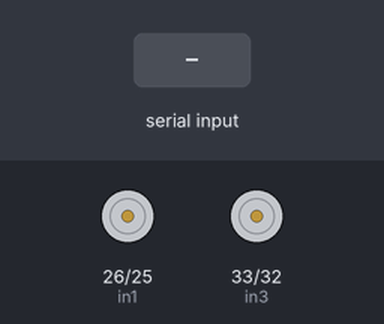
Bench run of a sketch on a simulated ESP32. Shown: motor-driver pin pairs drawn as motors (green arrow = first pin HIGH = forward, orange = second pin HIGH = backward, longer = more drive, scaled by the enable pin). The test bench sets the inputs (shaded band). Nothing arrives over Bluetooth unless stated; what the sketch prints to the serial monitor is not drawn.

Above: at 1.2 s.
1.3 s: "F" received over the second serial link
At 2.2 s:
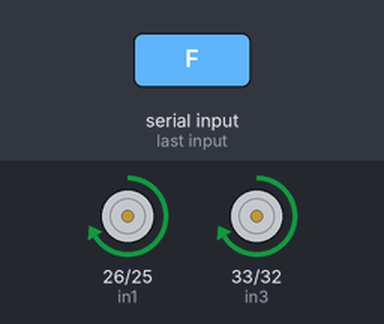
2.8 s: "B" received over the second serial link
At 3.4 s:
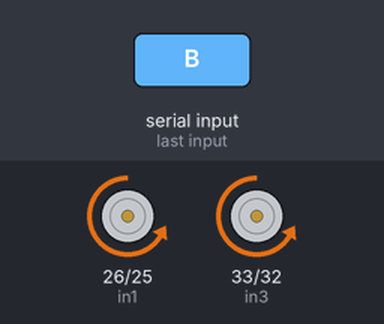
4.3 s: "L" received over the second serial link
At 5.5 s:
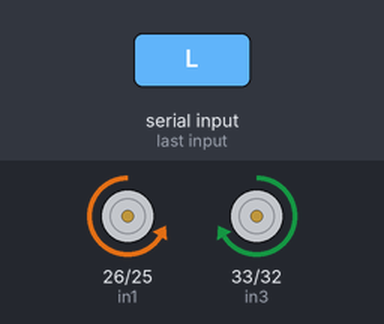
5.8 s: "R" received over the second serial link
At 6.9 s:
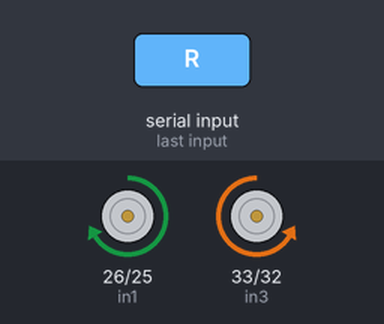
7.3 s: "I" received over the second serial link
At 8.0 s:
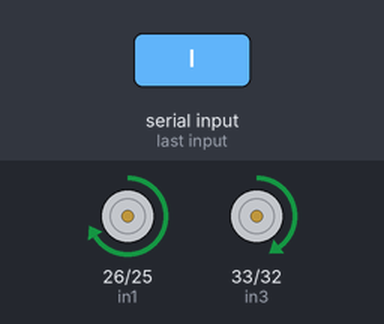
8.8 s: "J" received over the second serial link
At 9.1 s:
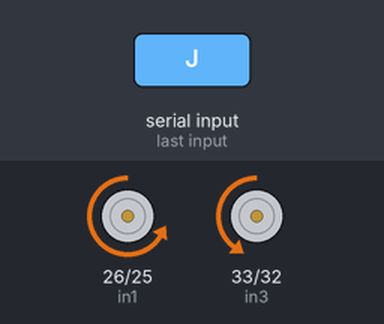
Timing chart, 0 to 11.3 s (numbered marks = the images above; inputs shaded):
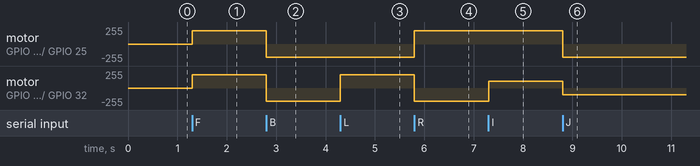

Measured:
- after the input at 1.3 s, motor on GPIO 26 (in1) / GPIO 25 (in2), motor on GPIO 33 (in3) / GPIO 32 (in4): stopped → forward 200/255 at once
- after the input at 2.8 s, motor on GPIO 26 (in1) / GPIO 25 (in2), motor on GPIO 33 (in3) / GPIO 32 (in4): forward 200/255 → backward 200/255 at once
- after the input at 4.3 s, motor on GPIO 33 (in3) / GPIO 32 (in4): backward 200/255 → forward 200/255 at once
- after the input at 5.8 s, motor on GPIO 26 (in1) / GPIO 25 (in2): backward 200/255 → forward 200/255 at once; motor on GPIO 33 (in3) / GPIO 32 (in4): forward 200/255 → backward 200/255 at once
- after the input at 7.3 s, motor on GPIO 33 (in3) / GPIO 32 (in4): backward 200/255 → forward 100/255 at once
- after the input at 8.8 s, motor on GPIO 26 (in1) / GPIO 25 (in2): forward 200/255 → backward 200/255 at once; motor on GPIO 33 (in3) / GPIO 32 (in4): forward 100/255 → backward 100/255 at once

The sketch:

RC_Code.ino
```cpp
#include "BluetoothSerial.h"
BluetoothSerial SerialBT;

int enA = 14;
int enB = 27;
int in1 = 26;
int in2 = 25;
int in3 = 33;
int in4 = 32;
int speed = 200; // Motor speed (0-255)

void setup() {
  Serial.begin(115200);
  SerialBT.begin("Idea lab car");  // Bluetooth device name
  Serial.println("Bluetooth started. Pair with ESP32_CAR.");

  // Pin setup
  pinMode(in1, OUTPUT);
  pinMode(in2, OUTPUT);
  pinMode(in3, OUTPUT);
  pinMode(in4, OUTPUT);
  pinMode(enA, OUTPUT);
  pinMode(enB, OUTPUT);
}

void loop() {
  if (SerialBT.available()) {      // Read from Bluetooth, not Serial
    char command = SerialBT.read();
    moveCar(command);
  }
}

void moveCar(char command) {
  switch (command) {
    case 'F': forward(); break;
    case 'B': backward(); break;
    case 'L': left(); break;
    case 'R': right(); break;
    case 'I': forwardRight(); break;
    case 'J': backwardRight(); break;
    case 'G': forwardLeft(); break;
    case 'H': backwardLeft(); break;
    default: stopCar();
  }
}

void forward() {
  digitalWrite(in1, HIGH);
  digitalWrite(in2, LOW);
  digitalWrite(in3, HIGH);
  digitalWrite(in4, LOW);
  analogWrite(enA, speed);
  analogWrite(enB, speed);
}

void backward() {
  digitalWrite(in1, LOW);
  digitalWrite(in2, HIGH);
  digitalWrite(in3, LOW);
  digitalWrite(in4, HIGH);
  analogWrite(enA, speed);
  analogWrite(enB, speed);
}

void left() {
  digitalWrite(in1, LOW);
  digitalWrite(in2, HIGH);
  digitalWrite(in3, HIGH);
  digitalWrite(in4, LOW);
  analogWrite(enA, speed);
  analogWrite(enB, speed);
}

void right() {
  digitalWrite(in1, HIGH);
  digitalWrite(in2, LOW);
  digitalWrite(in3, LOW);
  digitalWrite(in4, HIGH);
  analogWrite(enA, speed);
  analogWrite(enB, speed);
}

void forwardRight() {
  digitalWrite(in1, HIGH);
  digitalWrite(in2, LOW);
  digitalWrite(in3, HIGH);
  digitalWrite(in4, LOW);
  analogWrite(enA, speed);
  analogWrite(enB, speed / 2);
}

void backwardRight() {
  digitalWrite(in1, LOW);
  digitalWrite(in2, HIGH);
  digitalWrite(in3, LOW);
  digitalWrite(in4, HIGH);
  analogWrite(enA, speed);
  analogWrite(enB, speed / 2);
}

void forwardLeft() {
  digitalWrite(in1, HIGH);
  digitalWrite(in2, LOW);
  digitalWrite(in3, HIGH);
  digitalWrite(in4, LOW);
  analogWrite(enA, speed / 2);
  analogWrite(enB, speed);
}

void backwardLeft() {
  digitalWrite(in1, LOW);
  digitalWrite(in2, HIGH);
  digitalWrite(in3, LOW);
  digitalWrite(in4, HIGH);
  analogWrite(enA, speed / 2);
  analogWrite(enB, speed);
}

void stopCar() {
  digitalWrite(in1, LOW);
  digitalWrite(in2, LOW);
  digitalWrite(in3, LOW);
  digitalWrite(in4, LOW);
}
```
